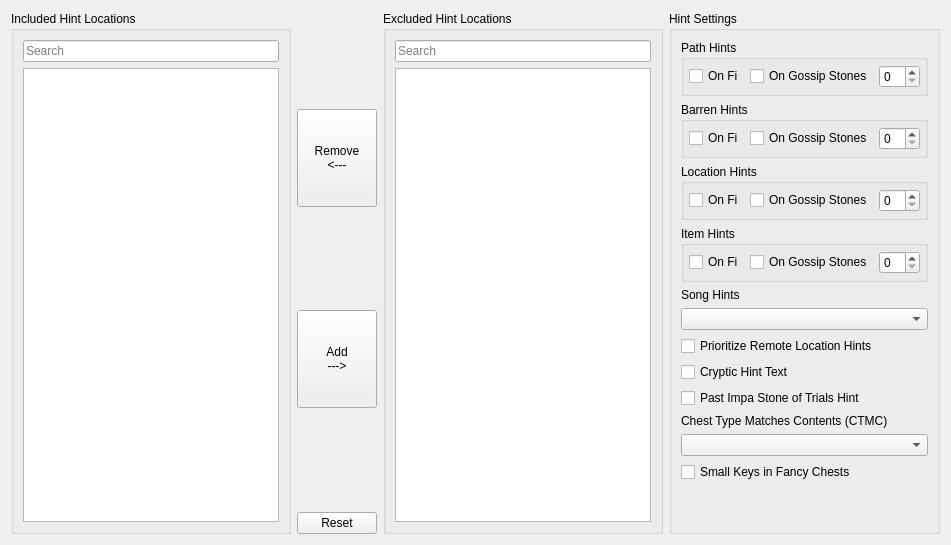
      <widget class="QWidget" name="hints_tab">
       <property name="sizePolicy">
        <sizepolicy hsizetype="Preferred" vsizetype="Maximum">
         <horstretch>0</horstretch>
         <verstretch>0</verstretch>
        </sizepolicy>
       </property>
       <attribute name="title">
        <string>Hints</string>
       </attribute>
       <layout class="QGridLayout" name="gridLayout_8" columnstretch="6,1,6,4">
        <item row="0" column="0">
         <widget class="QGroupBox" name="included_hint_locations_group_box">
          <property name="sizePolicy">
           <sizepolicy hsizetype="Preferred" vsizetype="Preferred">
            <horstretch>0</horstretch>
            <verstretch>0</verstretch>
           </sizepolicy>
          </property>
          <property name="title">
           <string>Included Hint Locations</string>
          </property>
          <layout class="QVBoxLayout" name="verticalLayout_26">
           <item>
            <widget class="QLineEdit" name="included_hint_locations_free_search">
             <property name="text">
              <string/>
             </property>
             <property name="placeholderText">
              <string>Search</string>
             </property>
             <property name="clearButtonEnabled">
              <bool>true</bool>
             </property>
            </widget>
           </item>
           <item>
            <widget class="QListView" name="included_hint_locations_list_view">
             <property name="sizePolicy">
              <sizepolicy hsizetype="Expanding" vsizetype="Expanding">
               <horstretch>0</horstretch>
               <verstretch>0</verstretch>
              </sizepolicy>
             </property>
             <property name="editTriggers">
              <set>QAbstractItemView::EditTrigger::NoEditTriggers</set>
             </property>
             <property name="showDropIndicator" stdset="0">
              <bool>false</bool>
             </property>
             <property name="selectionMode">
              <enum>QAbstractItemView::SelectionMode::MultiSelection</enum>
             </property>
             <property name="selectionRectVisible">
              <bool>false</bool>
             </property>
            </widget>
           </item>
          </layout>
         </widget>
        </item>
        <item row="0" column="1">
         <layout class="QVBoxLayout" name="hints_button_layout">
          <property name="sizeConstraint">
           <enum>QLayout::SizeConstraint::SetDefaultConstraint</enum>
          </property>
          <item>
           <spacer name="hints_top_vspacer">
            <property name="orientation">
             <enum>Qt::Orientation::Vertical</enum>
            </property>
            <property name="sizeHint" stdset="0">
             <size>
              <width>20</width>
              <height>40</height>
             </size>
            </property>
           </spacer>
          </item>
          <item>
           <widget class="QPushButton" name="include_hint_location_button">
            <property name="sizePolicy">
             <sizepolicy hsizetype="Minimum" vsizetype="Expanding">
              <horstretch>0</horstretch>
              <verstretch>0</verstretch>
             </sizepolicy>
            </property>
            <property name="text">
             <string>Remove
&lt;---</string>
            </property>
           </widget>
          </item>
          <item>
           <spacer name="hints_middle_vspacer">
            <property name="orientation">
             <enum>Qt::Orientation::Vertical</enum>
            </property>
            <property name="sizeHint" stdset="0">
             <size>
              <width>20</width>
              <height>40</height>
             </size>
            </property>
           </spacer>
          </item>
          <item>
           <widget class="QPushButton" name="exclude_hint_location_button">
            <property name="sizePolicy">
             <sizepolicy hsizetype="Minimum" vsizetype="Expanding">
              <horstretch>0</horstretch>
              <verstretch>0</verstretch>
             </sizepolicy>
            </property>
            <property name="text">
             <string>Add
---&gt;</string>
            </property>
           </widget>
          </item>
          <item>
           <spacer name="hints_bottom_vspacer">
            <property name="orientation">
             <enum>Qt::Orientation::Vertical</enum>
            </property>
            <property name="sizeType">
             <enum>QSizePolicy::Policy::Expanding</enum>
            </property>
            <property name="sizeHint" stdset="0">
             <size>
              <width>20</width>
              <height>40</height>
             </size>
            </property>
           </spacer>
          </item>
          <item>
           <widget class="QPushButton" name="hints_reset_button">
            <property name="text">
             <string>Reset</string>
            </property>
           </widget>
          </item>
         </layout>
        </item>
        <item row="0" column="2">
         <widget class="QGroupBox" name="excluded_hint_locations_group_box">
          <property name="title">
           <string>Excluded Hint Locations</string>
          </property>
          <layout class="QVBoxLayout" name="verticalLayout_27">
           <item>
            <widget class="QLineEdit" name="excluded_hint_locations_free_search">
             <property name="text">
              <string/>
             </property>
             <property name="placeholderText">
              <string>Search</string>
             </property>
             <property name="clearButtonEnabled">
              <bool>true</bool>
             </property>
            </widget>
           </item>
           <item>
            <widget class="QListView" name="excluded_hint_locations_list_view">
             <property name="sizePolicy">
              <sizepolicy hsizetype="Expanding" vsizetype="Expanding">
               <horstretch>0</horstretch>
               <verstretch>0</verstretch>
              </sizepolicy>
             </property>
             <property name="editTriggers">
              <set>QAbstractItemView::EditTrigger::NoEditTriggers</set>
             </property>
             <property name="showDropIndicator" stdset="0">
              <bool>false</bool>
             </property>
             <property name="selectionMode">
              <enum>QAbstractItemView::SelectionMode::MultiSelection</enum>
             </property>
             <property name="selectionRectVisible">
              <bool>false</bool>
             </property>
            </widget>
           </item>
          </layout>
         </widget>
        </item>
        <item row="0" column="3">
         <widget class="QGroupBox" name="hints_group_box">
          <property name="title">
           <string>Hint Settings</string>
          </property>
          <layout class="QVBoxLayout" name="verticalLayout_23">
           <item>
            <widget class="QGroupBox" name="path_hints_group_box">
             <property name="title">
              <string>Path Hints</string>
             </property>
             <property name="flat">
              <bool>false</bool>
             </property>
             <layout class="QHBoxLayout" name="horizontalLayout_9">
              <property name="leftMargin">
               <number>5</number>
              </property>
              <property name="topMargin">
               <number>5</number>
              </property>
              <property name="rightMargin">
               <number>5</number>
              </property>
              <property name="bottomMargin">
               <number>5</number>
              </property>
              <item>
               <widget class="RandoTriStateCheckBox" name="setting_path_hints_on_fi">
                <property name="sizePolicy">
                 <sizepolicy hsizetype="Maximum" vsizetype="Fixed">
                  <horstretch>0</horstretch>
                  <verstretch>0</verstretch>
                 </sizepolicy>
                </property>
                <property name="text">
                 <string>On Fi</string>
                </property>
               </widget>
              </item>
              <item>
               <widget class="RandoTriStateCheckBox" name="setting_path_hints_on_gossip_stones">
                <property name="sizePolicy">
                 <sizepolicy hsizetype="Maximum" vsizetype="Fixed">
                  <horstretch>0</horstretch>
                  <verstretch>0</verstretch>
                 </sizepolicy>
                </property>
                <property name="text">
                 <string>On Gossip Stones</string>
                </property>
               </widget>
              </item>
              <item>
               <widget class="QSpinBox" name="setting_path_hints">
                <property name="sizePolicy">
                 <sizepolicy hsizetype="Maximum" vsizetype="Fixed">
                  <horstretch>0</horstretch>
                  <verstretch>0</verstretch>
                 </sizepolicy>
                </property>
               </widget>
              </item>
             </layout>
            </widget>
           </item>
           <item>
            <widget class="QGroupBox" name="barren_hints_group_box">
             <property name="title">
              <string>Barren Hints</string>
             </property>
             <layout class="QHBoxLayout" name="horizontalLayout_10">
              <property name="leftMargin">
               <number>5</number>
              </property>
              <property name="topMargin">
               <number>5</number>
              </property>
              <property name="rightMargin">
               <number>5</number>
              </property>
              <property name="bottomMargin">
               <number>5</number>
              </property>
              <item>
               <widget class="RandoTriStateCheckBox" name="setting_barren_hints_on_fi">
                <property name="sizePolicy">
                 <sizepolicy hsizetype="Maximum" vsizetype="Fixed">
                  <horstretch>0</horstretch>
                  <verstretch>0</verstretch>
                 </sizepolicy>
                </property>
                <property name="text">
                 <string>On Fi</string>
                </property>
               </widget>
              </item>
              <item>
               <widget class="RandoTriStateCheckBox" name="setting_barren_hints_on_gossip_stones">
                <property name="sizePolicy">
                 <sizepolicy hsizetype="Maximum" vsizetype="Fixed">
                  <horstretch>0</horstretch>
                  <verstretch>0</verstretch>
                 </sizepolicy>
                </property>
                <property name="text">
                 <string>On Gossip Stones</string>
                </property>
               </widget>
              </item>
              <item>
               <widget class="QSpinBox" name="setting_barren_hints">
                <property name="sizePolicy">
                 <sizepolicy hsizetype="Maximum" vsizetype="Fixed">
                  <horstretch>0</horstretch>
                  <verstretch>0</verstretch>
                 </sizepolicy>
                </property>
               </widget>
              </item>
             </layout>
            </widget>
           </item>
           <item>
            <widget class="QGroupBox" name="location_hints_group_box">
             <property name="title">
              <string>Location Hints</string>
             </property>
             <layout class="QHBoxLayout" name="horizontalLayout_11">
              <property name="leftMargin">
               <number>5</number>
              </property>
              <property name="topMargin">
               <number>5</number>
              </property>
              <property name="rightMargin">
               <number>5</number>
              </property>
              <property name="bottomMargin">
               <number>5</number>
              </property>
              <item>
               <widget class="RandoTriStateCheckBox" name="setting_location_hints_on_fi">
                <property name="sizePolicy">
                 <sizepolicy hsizetype="Maximum" vsizetype="Fixed">
                  <horstretch>0</horstretch>
                  <verstretch>0</verstretch>
                 </sizepolicy>
                </property>
                <property name="text">
                 <string>On Fi</string>
                </property>
               </widget>
              </item>
              <item>
               <widget class="RandoTriStateCheckBox" name="setting_location_hints_on_gossip_stones">
                <property name="sizePolicy">
                 <sizepolicy hsizetype="Maximum" vsizetype="Fixed">
                  <horstretch>0</horstretch>
                  <verstretch>0</verstretch>
                 </sizepolicy>
                </property>
                <property name="text">
                 <string>On Gossip Stones</string>
                </property>
               </widget>
              </item>
              <item>
               <widget class="QSpinBox" name="setting_location_hints">
                <property name="sizePolicy">
                 <sizepolicy hsizetype="Maximum" vsizetype="Fixed">
                  <horstretch>0</horstretch>
                  <verstretch>0</verstretch>
                 </sizepolicy>
                </property>
               </widget>
              </item>
             </layout>
            </widget>
           </item>
           <item>
            <widget class="QGroupBox" name="item_hints_group_box">
             <property name="title">
              <string>Item Hints</string>
             </property>
             <layout class="QHBoxLayout" name="horizontalLayout_12">
              <property name="leftMargin">
               <number>5</number>
              </property>
              <property name="topMargin">
               <number>5</number>
              </property>
              <property name="rightMargin">
               <number>5</number>
              </property>
              <property name="bottomMargin">
               <number>5</number>
              </property>
              <item>
               <widget class="RandoTriStateCheckBox" name="setting_item_hints_on_fi">
                <property name="sizePolicy">
                 <sizepolicy hsizetype="Maximum" vsizetype="Fixed">
                  <horstretch>0</horstretch>
                  <verstretch>0</verstretch>
                 </sizepolicy>
                </property>
                <property name="text">
                 <string>On Fi</string>
                </property>
               </widget>
              </item>
              <item>
               <widget class="RandoTriStateCheckBox" name="setting_item_hints_on_gossip_stones">
                <property name="sizePolicy">
                 <sizepolicy hsizetype="Maximum" vsizetype="Fixed">
                  <horstretch>0</horstretch>
                  <verstretch>0</verstretch>
                 </sizepolicy>
                </property>
                <property name="text">
                 <string>On Gossip Stones</string>
                </property>
               </widget>
              </item>
              <item>
               <widget class="QSpinBox" name="setting_item_hints">
                <property name="sizePolicy">
                 <sizepolicy hsizetype="Maximum" vsizetype="Fixed">
                  <horstretch>0</horstretch>
                  <verstretch>0</verstretch>
                 </sizepolicy>
                </property>
               </widget>
              </item>
             </layout>
            </widget>
           </item>
           <item>
            <widget class="QLabel" name="song_hints_label">
             <property name="text">
              <string>Song Hints</string>
             </property>
            </widget>
           </item>
           <item>
            <widget class="QComboBox" name="setting_song_hints"/>
           </item>
           <item>
            <widget class="RandoTriStateCheckBox" name="setting_always_hints">
             <property name="text">
              <string>Prioritize Remote Location Hints</string>
             </property>
            </widget>
           </item>
           <item>
            <widget class="RandoTriStateCheckBox" name="setting_cryptic_hint_text">
             <property name="text">
              <string>Cryptic Hint Text</string>
             </property>
            </widget>
           </item>
           <item>
            <widget class="RandoTriStateCheckBox" name="setting_impa_sot_hint">
             <property name="text">
              <string>Past Impa Stone of Trials Hint</string>
             </property>
            </widget>
           </item>
           <item>
            <widget class="QLabel" name="chest_size_matches_contents_label">
             <property name="text">
              <string>Chest Type Matches Contents (CTMC)</string>
             </property>
            </widget>
           </item>
           <item>
            <widget class="QComboBox" name="setting_chest_type_matches_contents"/>
           </item>
           <item>
            <widget class="RandoTriStateCheckBox" name="setting_small_keys_in_fancy_chests">
             <property name="text">
              <string>Small Keys in Fancy Chests</string>
             </property>
            </widget>
           </item>
           <item>
            <spacer name="hints_vspacer">
             <property name="orientation">
              <enum>Qt::Orientation::Vertical</enum>
             </property>
             <property name="sizeHint" stdset="0">
              <size>
               <width>20</width>
               <height>40</height>
              </size>
             </property>
            </spacer>
           </item>
          </layout>
         </widget>
        </item>
       </layout>
      </widget>
